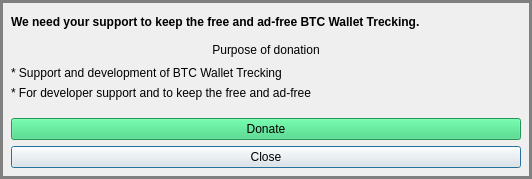
<?xml version="1.0" encoding="UTF-8"?>
<ui version="4.0">
 <class>Dialog</class>
 <widget class="QDialog" name="Dialog">
  <property name="geometry">
   <rect>
    <x>0</x>
    <y>0</y>
    <width>532</width>
    <height>179</height>
   </rect>
  </property>
  <property name="windowTitle">
   <string>BTC Wallet Tracking - Donate</string>
  </property>
  <property name="styleSheet">
   <string notr="true">QDialog {border: 3px solid gray;}</string>
  </property>
  <layout class="QGridLayout" name="gridLayout">
   <item row="0" column="0">
    <widget class="QLabel" name="label">
     <property name="font">
      <font>
       <weight>75</weight>
       <bold>true</bold>
      </font>
     </property>
     <property name="text">
      <string>We need your support to keep the free and ad-free BTC Wallet Trecking.</string>
     </property>
    </widget>
   </item>
   <item row="4" column="0">
    <widget class="QPushButton" name="btnClose">
     <property name="text">
      <string>Close</string>
     </property>
    </widget>
   </item>
   <item row="3" column="0">
    <widget class="QPushButton" name="btnDonate">
     <property name="styleSheet">
      <string notr="true">background-color: rgb(51, 209, 122);</string>
     </property>
     <property name="text">
      <string>Donate</string>
     </property>
    </widget>
   </item>
   <item row="1" column="0">
    <widget class="QLabel" name="label_2">
     <property name="text">
      <string>Purpose of donation</string>
     </property>
     <property name="alignment">
      <set>Qt::AlignCenter</set>
     </property>
    </widget>
   </item>
   <item row="2" column="0">
    <layout class="QVBoxLayout" name="verticalLayout">
     <property name="bottomMargin">
      <number>12</number>
     </property>
     <item>
      <widget class="QLabel" name="label_3">
       <property name="text">
        <string>* Support and development of BTC Wallet Trecking</string>
       </property>
      </widget>
     </item>
     <item>
      <widget class="QLabel" name="label_4">
       <property name="text">
        <string>* For developer support and to keep the free and ad-free</string>
       </property>
      </widget>
     </item>
    </layout>
   </item>
  </layout>
 </widget>
 <resources/>
 <connections/>
</ui>
